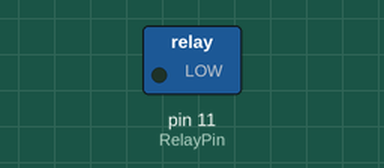
Simulated run of this program. Board: Raspberry Pi (header pin numbers). On the bench: switched loads named in the program (green lamp = pin HIGH). Dashed ring = blinking.

Above: at 0.2 s.
Timing chart, 0 to 3.0 s (numbered marks = the images above):
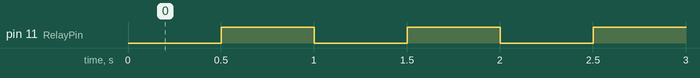

The program:

08_relay.py
```python
import RPi.GPIO as GPIO
import time

RelayPin = 11

def setup():
	GPIO.setmode(GPIO.BOARD)
	GPIO.setup(RelayPin, GPIO.OUT)

def loop():
	while True:
		GPIO.output(RelayPin, 0)
		time.sleep(0.5)
		GPIO.output(RelayPin, 1)
		time.sleep(0.5)

def destroy():
	GPIO.output(RelayPin, 1)
	GPIO.cleanup()

if __name__ == "__main__":
	try:
		setup()
		loop()
	except KeyboardInterrupt:
		destroy()
```

Measured:
- by itself, pin 11 (RelayPin): alternates HIGH for 0.50 s and LOW for 0.50 s
